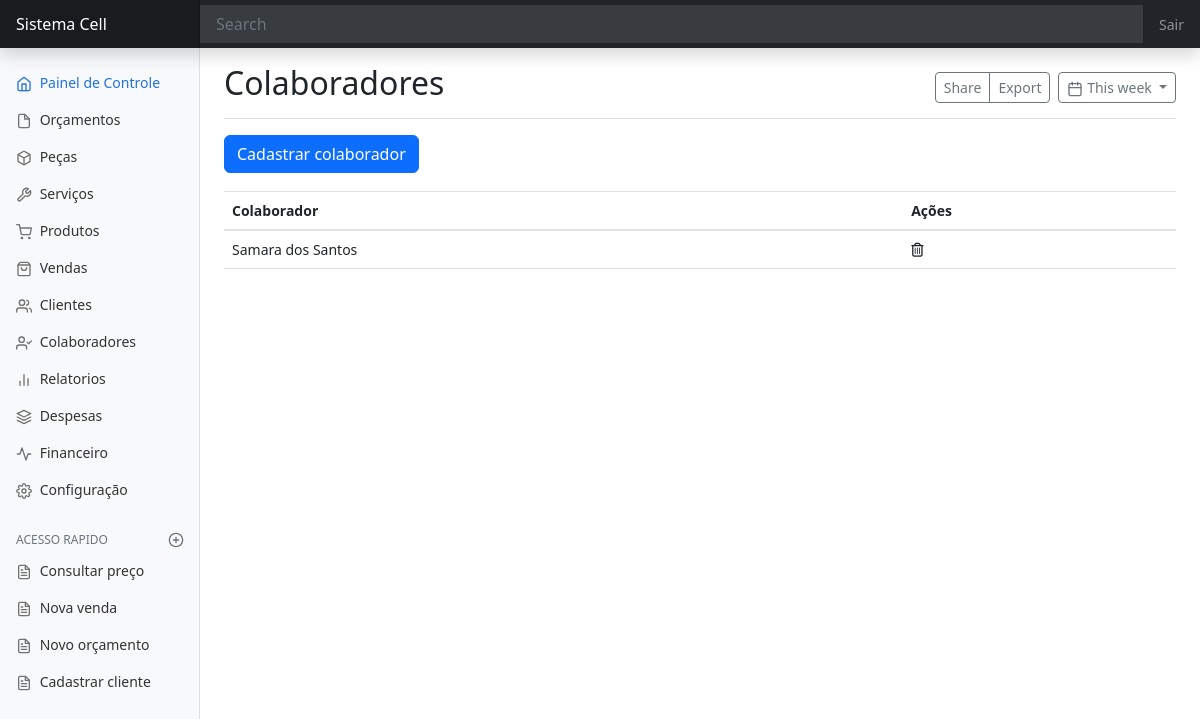
The app's page /colaborador/, older data.
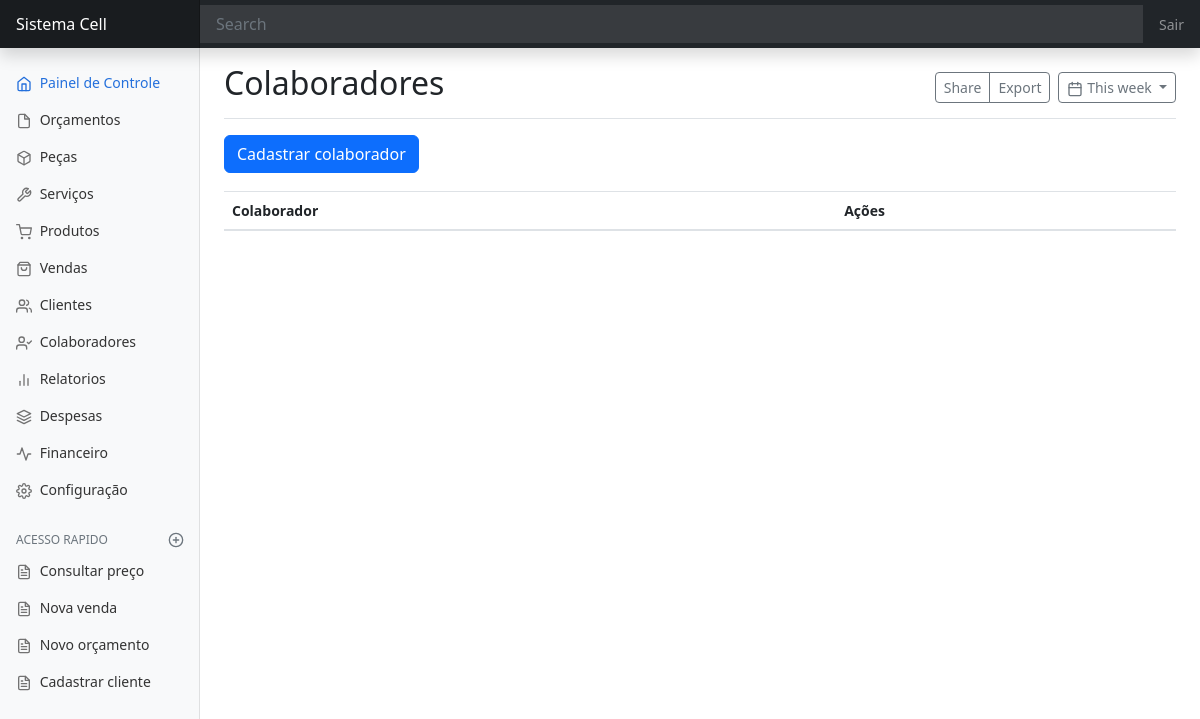
The same page, newer data.
### colaborador/models.py (models this page shows)
class Colaborador(models.Model):
    nome_colaborador = models.CharField(max_length=90)

### colaborador/views.py (the view)
# urls.py: path('colaborador/', ListaColaborador.as_view(), name='colaborador'),
class ListaColaborador(ListView):
    model = Colaborador
    template_name = 'colaborador/pagina-inicial-colaborador.html'

### colaborador/templates/colaborador/pagina-inicial-colaborador.html (shortened to what this page needs)
{% extends 'dashboard/pagina-inicial.html' %}
{% block titulo %}
Colaboradores
{% endblock titulo%}
{% block conteudo %}
<a
        class="btn btn-primary"
        data-toggle="modal"
        data-target="#staticBackdrop"
        hx-get="{% url 'cadastrar-colaborador' %}"
        hx-target="#adicionar-conteudo"
        hx-swap="innerHTML"
>Cadastrar colaborador</a>
<div style="padding-top:18px">
    <table class="table">
        <thead>
        <tr>
            <th>Colaborador</th>
            <th>Ações</th>
        </tr>
        </thead>
        <tbody id="colaborador-Tbody">
            {% include 'colaborador/tabela/tabela-colaborador.html' %}
        </tbody>
    </table>
</div>
{% endblock conteudo %}

### colaborador/templates/colaborador/tabela/linhas-tabela-colaborador.html
<tr id="colaboradorTr{{ object.pk }}">
    <td>{{ object.nome_colaborador }}</td>
    <td><span
    hx-get="{% url 'apagar-colaborador' object.pk %}"
    hx-confirm="Deseja mesmo apagar {{ object.nome_colaborador }}"
    hx-target="closest tr"
    hx-swap="outerHTML swap:300ms"><i class="fa-regular fa-trash-can"></i></span></td>
</tr>

Row changes from the older to the newer data that the page shows:
removed Colaborador: nome_colaborador "Samara dos Santos"
